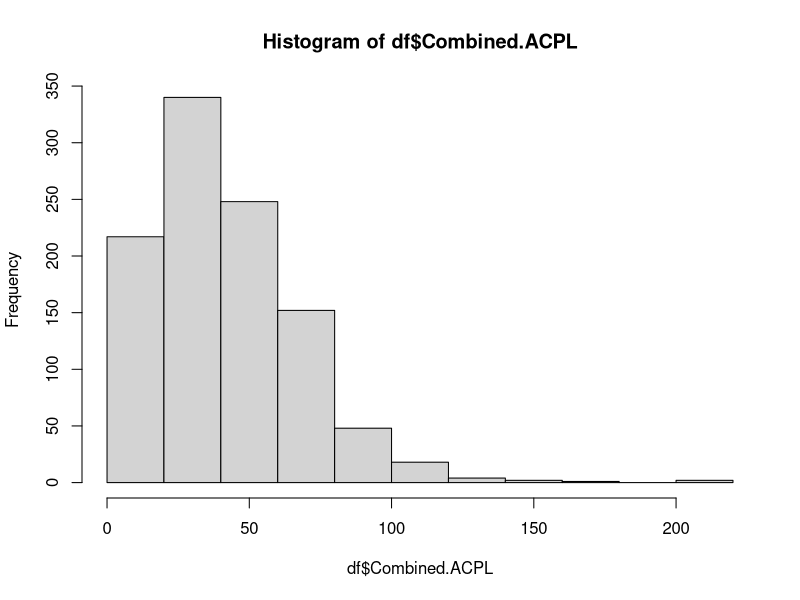
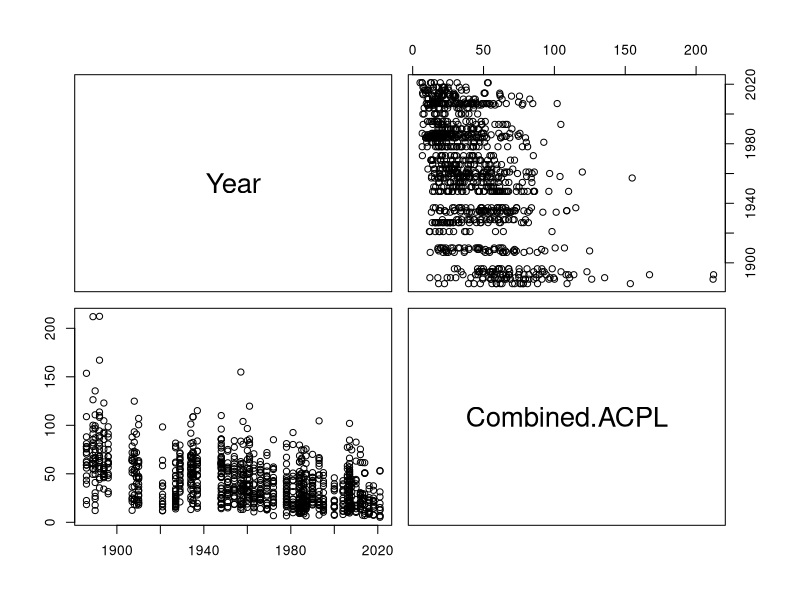
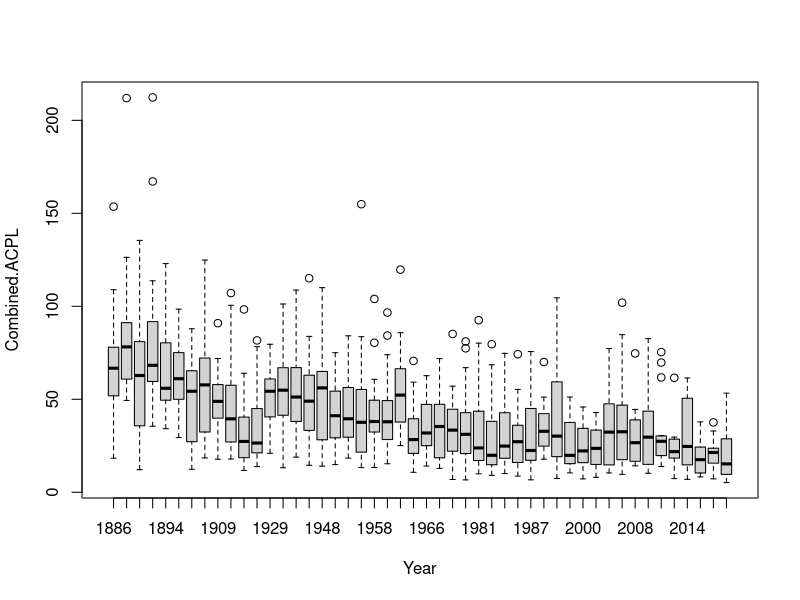
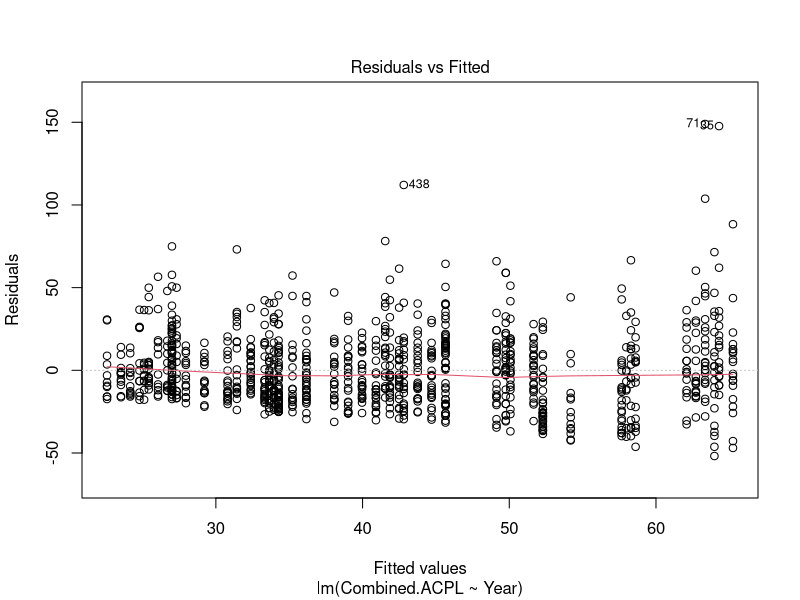
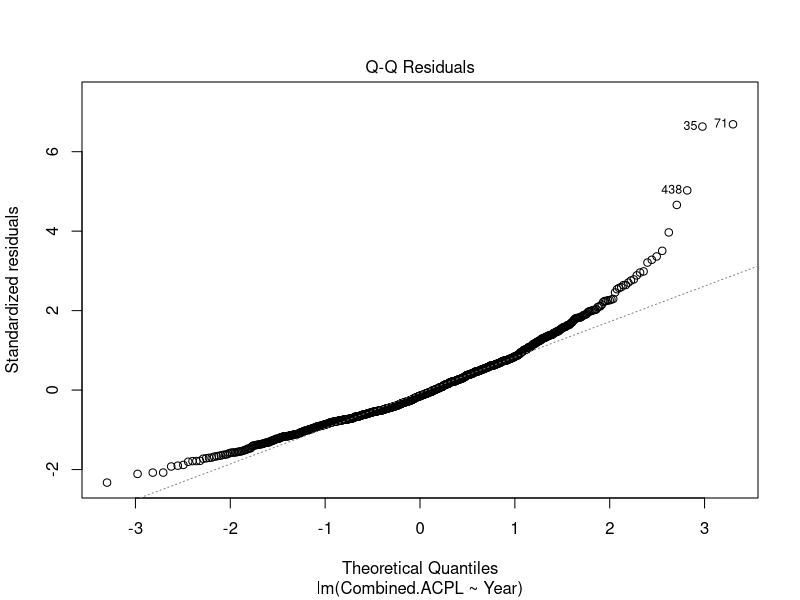
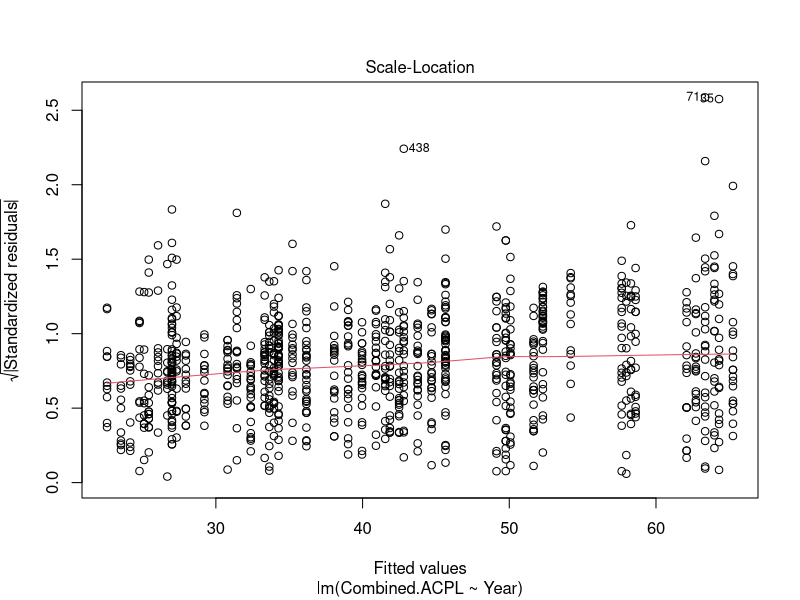
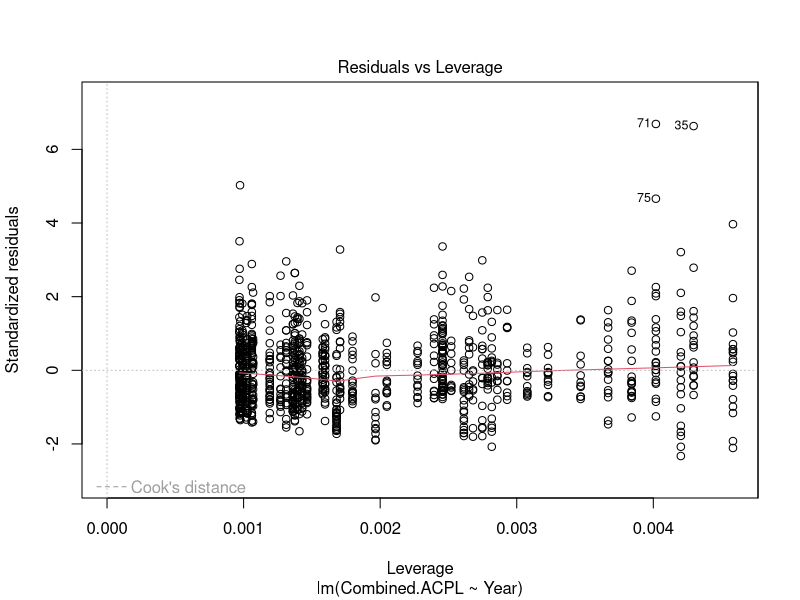

R code for these plots, in order: (Note: this script raises an error after producing the figures.)
library(ggplot2)
library(jsonlite)
library(dplyr)
library(plyr)
library(MCMCpack)
library(RColorBrewer)
library(caret)

df <- read.csv("analysis.csv")

#selecting only the required columns
df<- df[,c("Combined.ACPL","Year","White.Num.Moves","Black.Num.Moves","Black.Player_ID","White.Player_ID","PreDeepBlue")]#"White.ACPL","Black.ACPL", 


#Feature Selection (scaling and correlation)
df_new <- df%>%mutate_if(is.numeric,scale)
df_new$PreDeepBlue [df_new$PreDeepBlue == "TRUE"] <- 1
df_new$PreDeepBlue [df_new$PreDeepBlue == "FALSE"] <- 0
summary(df_new)
Coorelations <- cor(df_new)
Coorelations



df$Black.Player_ID <- factor(df$Black.Player_ID)
df$White.Player_ID <- factor(df$White.Player_ID)
df$PreDeepBlue <- factor(df$PreDeepBlue)
summary(df)

hist(df$Combined.ACPL)
pairs(subset(df, select = c(Year, Combined.ACPL)))
cor(subset(df, select = c(Year, Combined.ACPL)))

boxplot(Combined.ACPL ~ Year, data = df)

#1(a)


lm_year <- lm(Combined.ACPL~Year, df)
summary(lm_year)
plot(lm_year)


df_to_predict  <- data.frame ("Year"  = c(2022:2032))
df_to_predict$Predicted.ACPL = predict(lm1, newdata = df_to_predict)
print(df_to_predict)
plot(Predicted.ACPL~Year, data = df_to_predict)




#1(b)


boxplot(Combined.ACPL ~ PreDeepBlue, data = df)

lm_chess_engines <- lm(Combined.ACPL~PreDeepBlue, df)
summary(lm_chess_engines)
plot(lm_chess_engines)
